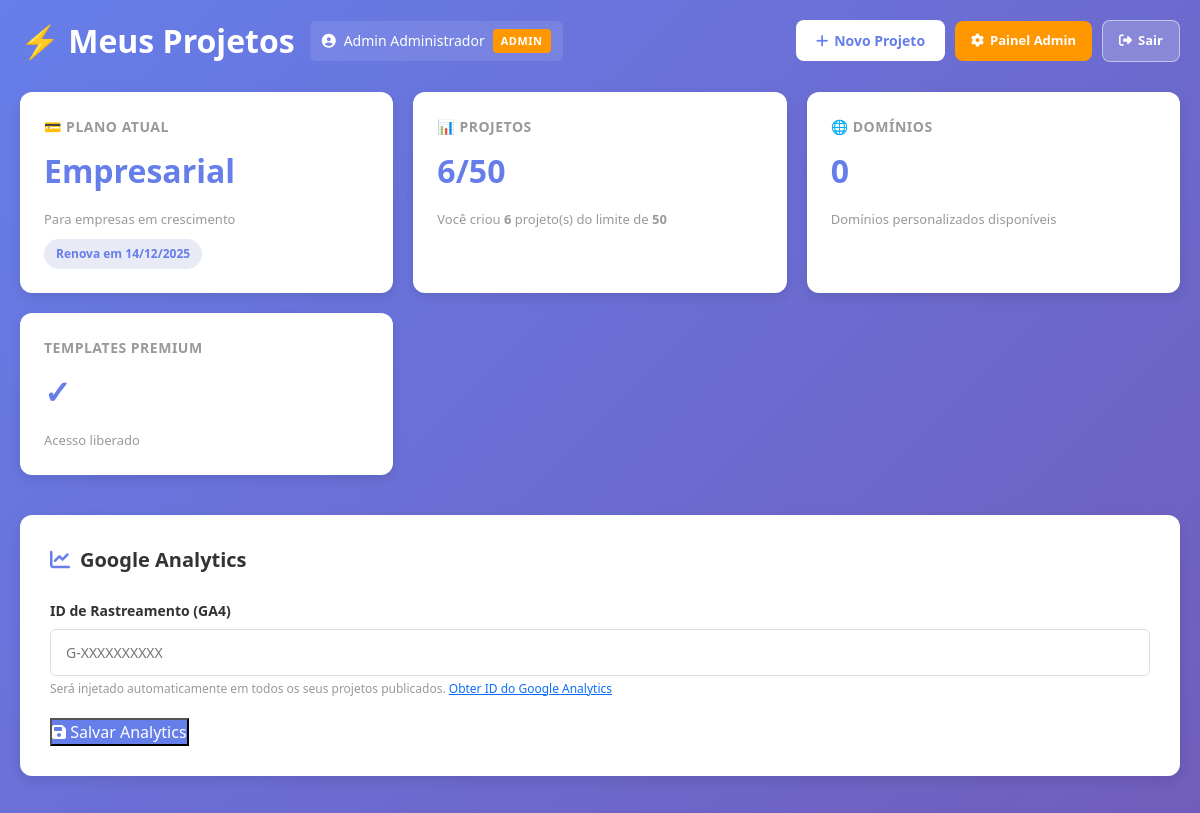
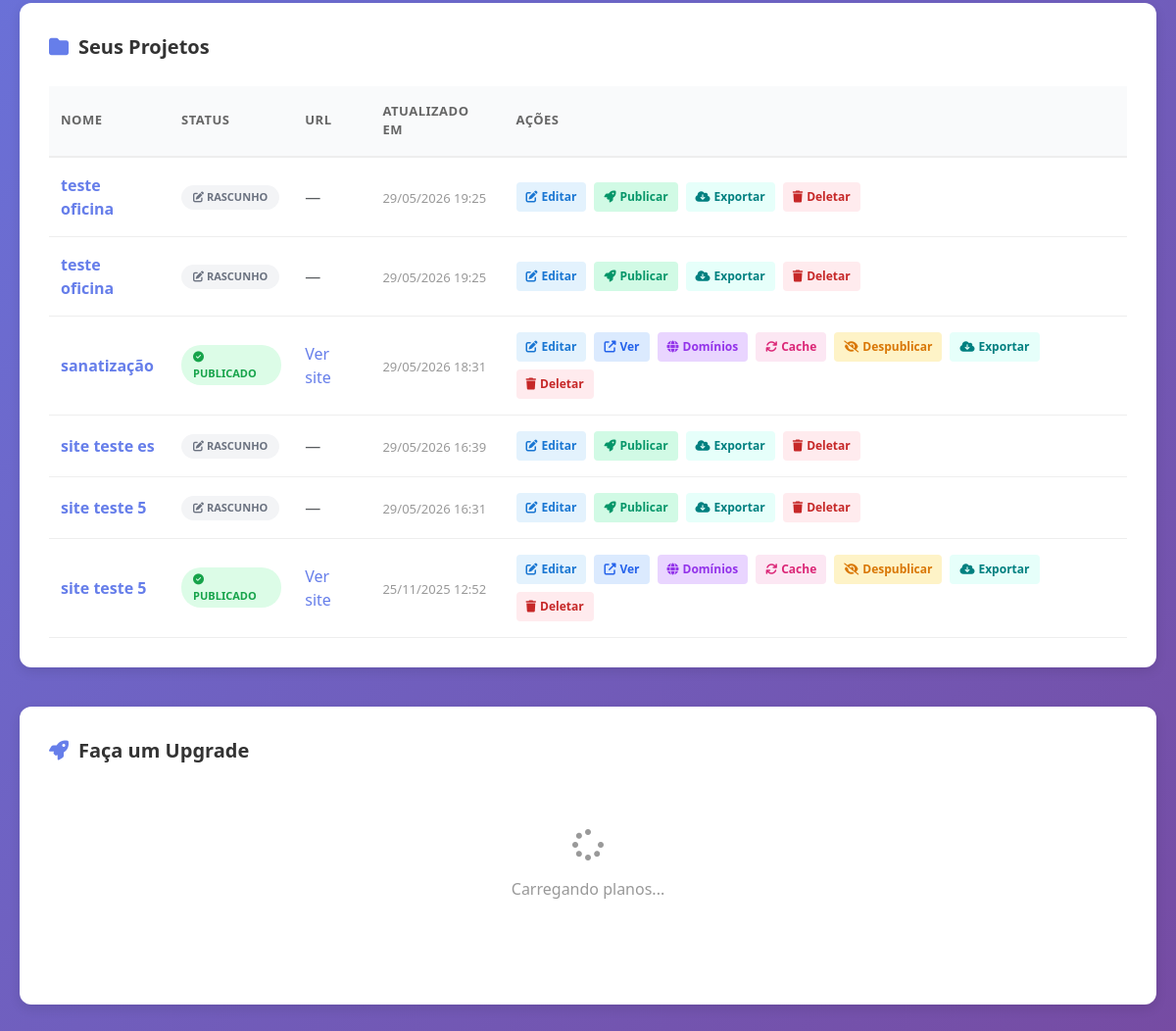
The page /test_projects.php on the database its author committed (2 pictures, top to bottom).
### tables this page shows
CREATE TABLE users (
                id INTEGER PRIMARY KEY AUTOINCREMENT,
                name TEXT NOT NULL,
                email TEXT UNIQUE NOT NULL,
                password TEXT NOT NULL,
                role TEXT DEFAULT 'user' CHECK(role IN ('user', 'admin')),
                domains_used INTEGER DEFAULT 0,
                subdomains_used INTEGER DEFAULT 0,
                status TEXT DEFAULT 'active' CHECK(status IN ('active', 'inactive', 'suspended')),
                created_at DATETIME DEFAULT CURRENT_TIMESTAMP,
                updated_at DATETIME DEFAULT CURRENT_TIMESTAMP,
                deleted_at DATETIME
            );

CREATE TABLE subscriptions (
                id INTEGER PRIMARY KEY AUTOINCREMENT,
                user_id INTEGER NOT NULL,
                plan_id INTEGER NOT NULL,
                current_downloads INTEGER DEFAULT 0,
                current_domains_count INTEGER DEFAULT 0,
                current_subdomains_count INTEGER DEFAULT 0,
                started_at DATE NOT NULL,
                renews_at DATE NOT NULL,
                canceled_at DATETIME,
                status TEXT DEFAULT 'active' CHECK(status IN ('active', 'inactive', 'canceled', 'paused', 'expired')),
                payment_method TEXT,
                created_at DATETIME DEFAULT CURRENT_TIMESTAMP,
                updated_at DATETIME DEFAULT CURRENT_TIMESTAMP,
                deleted_at DATETIME,
                FOREIGN KEY (user_id) REFERENCES users(id) ON DELETE CASCADE,
                FOREIGN KEY (plan_id) REFERENCES plans(id) ON DELETE RESTRICT
            );

CREATE TABLE plans (
                id INTEGER PRIMARY KEY AUTOINCREMENT,
                name TEXT UNIQUE NOT NULL,
                description TEXT,
                price REAL NOT NULL DEFAULT 0,
                max_projects INTEGER NOT NULL DEFAULT 5,
                max_storage_mb INTEGER NOT NULL DEFAULT 100,
                max_downloads INTEGER NOT NULL DEFAULT 1000,
                max_domains INTEGER NOT NULL DEFAULT 1,
                max_subdomains INTEGER NOT NULL DEFAULT 3,
                max_domains_per_project INTEGER,
                is_featured INTEGER DEFAULT 0,
                is_visible INTEGER DEFAULT 1,
                display_order INTEGER DEFAULT 0,
                status TEXT DEFAULT 'active' CHECK(status IN ('active', 'inactive', 'deprecated')),
                created_at DATETIME DEFAULT CURRENT_TIMESTAMP,
                updated_at DATETIME DEFAULT CURRENT_TIMESTAMP,
                deleted_at DATETIME
            , can_access_premium TINYINT(1) NOT NULL DEFAULT 0);

CREATE TABLE projects (
                id INTEGER PRIMARY KEY AUTOINCREMENT,
                user_id INTEGER NOT NULL,
                template_id INTEGER,
                name TEXT NOT NULL,
                description TEXT,
                custom_domain TEXT UNIQUE,
                subdomain TEXT UNIQUE,
                preview_url TEXT,
                published_url TEXT,
                html_content LONGTEXT,
                downloads_count INTEGER DEFAULT 0,
                views_count INTEGER DEFAULT 0,
                status TEXT DEFAULT 'draft' CHECK(status IN ('draft', 'published', 'archived', 'deleted')),
                is_published INTEGER DEFAULT 0,
                created_at DATETIME DEFAULT CURRENT_TIMESTAMP,
                updated_at DATETIME DEFAULT CURRENT_TIMESTAMP,
                deleted_at DATETIME, seo_title TEXT DEFAULT NULL, seo_description TEXT DEFAULT NULL, seo_image TEXT DEFAULT NULL,
                FOREIGN KEY (user_id) REFERENCES users(id) ON DELETE CASCADE,
                FOREIGN KEY (template_id) REFERENCES templates_library(id) ON DELETE SET NULL
            );

### app/Views/projects/list.php (the view, shortened to what the rows shown need)
<!DOCTYPE html>
<html lang="pt-BR">
<head>
    <link href="https://cdn.jsdelivr.net/npm/bootstrap@5.3.2/dist/css/bootstrap.min.css" rel="stylesheet">
    <link rel="stylesheet" href="https://cdnjs.cloudflare.com/ajax/libs/font-awesome/6.4.0/css/all.min.css">
</head>
<body>
<div class="container-main">
    <div class="header-section">
        <div class="header-left">
            <div class="header-title">
                <h1>⚡ Meus Projetos</h1>
            </div>
            <div class="user-info">
                <i class="fas fa-user-circle"></i>
                <span><?= htmlspecialchars($userData['name'] ?? 'Usuário') ?></span>
                <?php if (isset($userData['role']) && $userData['role'] === 'admin'): ?>
                    <span class="user-badge admin">Admin</span>
                <?php endif; ?>
            </div>
        </div>
    </div>
    <div class="cards-section">
        <div class="info-card">
            <div class="card-title">💳 Plano Atual</div>
            <div class="card-value"><?= htmlspecialchars($planData['name'] ?? 'Gratuito') ?></div>
            <div class="card-description">
                <?= htmlspecialchars($planData['description'] ?? 'Plano padrão') ?>
            </div>
            <div class="card-badge">
                Renova em <?= date('d/m/Y', strtotime($subscriptionData['renews_at'] ?? '+30 days')) ?>
            </div>
        </div>
        <div class="info-card">
            <div class="card-title">📊 Projetos</div>
            <div class="card-value"><?= $totalProjects ?>/<?= $planData['max_projects'] ?? 3 ?></div>
            <div class="card-description">
                Você criou <strong><?= $totalProjects ?></strong> projeto(s) do limite de <strong><?= $planData['max_projects'] ?? 3 ?></strong>
            </div>
        </div>
    </div>
    <div class="projects-section">
        <?php if (!empty($projects)): ?>
            <table class="projects-table">
                <thead>
                <tr>
                    <th>Nome</th>
                    <th>Status</th>
                    <th>URL</th>
                    <th>Atualizado em</th>
                    <th>Ações</th>
                </tr>
                </thead>
                <tbody>
                <?php foreach ($projects as $project): ?>
                    <tr>
                        <td>
                            <span class="project-name" onclick="editProject(<?= $project['id'] ?>, <?= $project['template_id'] ?? 'null' ?>)">
                                <?= htmlspecialchars($project['name']) ?>
                            </span>
                        </td>
                        <td>
                            <?php if ($project['is_published']): ?>
                                <span class="project-status status-published">
                                    <i class="fas fa-check-circle"></i> Publicado
                                </span>
                            <?php else: ?>
                                <span class="project-status status-draft">
                                    <i class="fas fa-edit"></i> Rascunho
                                </span>
                            <?php endif; ?>
                        </td>
                        <td>
                            <?php if ($project['published_url']): ?>
                                <a href="<?= htmlspecialchars($project['published_url']) ?>"
                                   target="_blank"
                                   style="color: #667eea; text-decoration: none;">
                                    <?= htmlspecialchars($project['subdomain'] ?? 'Ver site') ?>
                                </a>
                            <?php else: ?>
                                <span class="text-muted">—</span>
                            <?php endif; ?>
                        </td>
                        <td>
                            <span class="project-date">
                                <?= date('d/m/Y H:i', strtotime($project['updated_at'])) ?>
                            </span>
                        </td>
                        <td>
                            <div class="project-actions">
                                <a href="/editor?id=<?= $project['id'] ?>&template=<?= $project['template_id'] ?>"
                                   class="btn-action btn-edit">
                                    <i class="fas fa-edit"></i> Editar
                                </a>
                                <?php if ($project['is_published']): ?>
                                    <a href="<?= htmlspecialchars($project['published_url']) ?>"
                                       target="_blank"
                                       class="btn-action btn-view">
                                        <i class="fas fa-external-link-alt"></i> Ver
                                    </a>
                                    <button class="btn-action btn-domains"
                                            onclick="showDomainsModal(<?= $project['id'] ?>, '<?= htmlspecialchars($project['name']) ?>')">
                                        <i class="fas fa-globe"></i> Domínios
                                    </button>
                                    <button class="btn-action btn-cache"
                                            onclick="purgeCache(<?= $project['id'] ?>)">
                                        <i class="fas fa-sync"></i> Cache
                                    </button>
                                    <button class="btn-action btn-unpublish"
                                            onclick="unpublishProject(<?= $project['id'] ?>)">
                                        <i class="fas fa-eye-slash"></i> Despublicar
                                    </button>
                                <?php else: ?>
                                    <button class="btn-action btn-publish"
                                            onclick="publishProject(<?= $project['id'] ?>)">
                                        <i class="fas fa-rocket"></i> Publicar
                                    </button>
                                <?php endif; ?>
                                <a href="/projects/export?id=<?= $project['id'] ?>"
                                   class="btn-action btn-export">
                                    <i class="fas fa-cloud-download-alt"></i> Exportar
                                </a>
                                <button class="btn-action btn-delete"
                                        onclick="deleteProject(<?= $project['id'] ?>)">
                                    <i class="fas fa-trash"></i> Deletar
                                </button>
                            </div>
                        </td>
                    </tr>
                <?php endforeach; ?>
                </tbody>
            </table>
        <?php endif; ?>
    </div>
</div>
</body>
</html>

### rows shown on the page
users: name "Admin Administrador"
subscriptions: plan.name "Empresarial", plan.description "Para empresas em crescimento", renews_at "14/12/2025", plan.max_projects "50"
projects: name "teste oficina", is_published 0 (drawn), updated_at "29/05/2026 19:25"
projects: name "teste oficina", is_published 0 (drawn), updated_at "29/05/2026 19:25"
projects: name "sanatização", is_published 1 (drawn), subdomain "Ver site", updated_at "29/05/2026 18:31"
projects: name "site teste es", is_published 0 (drawn), updated_at "29/05/2026 16:39"
projects: name "site teste 5", is_published 0 (drawn), updated_at "29/05/2026 16:31"
projects: name "site teste 5", is_published 1 (drawn), subdomain "Ver site", updated_at "25/11/2025 12:52"

### other values the page prints
$totalProjects "6"
$planData['max_domains'] "0"
